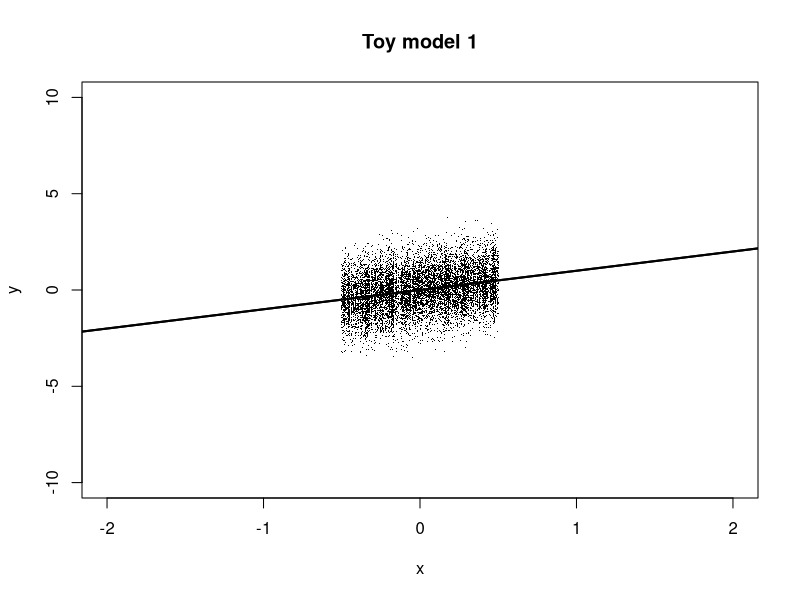

Generate this figure with R: (Note: a time limit stopped this script after it produced the figure.)
############
## Theory for mispecified
############


bt <- 1
ffun <- function(v) {
  bt * v
}
xs <- runif(1e6) - .5
ys <- ffun(xs)
sigma2_x <- 1
sigma2_eps <- 1
library(class)

pdf("paper/toy3c_plot.pdf")
xgrid <- seq(-3, 3, .01)
xs <- rep(runif(1000) - .5, each = 10)
ys <- ffun(xs) + rnorm(length(xs))
plot(xs, ys, xlab = "x", ylab = "y", pch = ".", cex = 1, xlim = c(-2, 2), ylim = c(-10, 10))
lines(xgrid, ffun(xgrid), lwd = 2)
title("Toy model 1")
abline(0, bt, lwd = 2)
dev.off()

## empirical misclassification rate
simulate <- function(al, k_cl, n_trials, seed = 0) {
  set.seed(seed)
  mrs <- numeric(n_trials)
  for (i in 1:n_trials) {
    xs <- 3 * (runif(k_cl) - .5)
    ys <- ffun(xs) + rnorm(k_cl, 0, sqrt(sigma2_eps))
    yhats <- xs * al
    te_cl <- knn(t(t(yhats)), t(t(ys)), 1:k_cl, k = 1)
    mr <- sum(te_cl != 1:k_cl)/k_cl
    mrs[i] <- mr
  }
  mrs 
}


bts <- seq(0.98, 1.02, 0.02)
bts

#mc2 <- sapply(bts, function(bt) mean(simulate(bt, 2, 1e4)))
mc3 <- sapply(bts, function(bt) mean(simulate(bt, 3, 1e6)))
#mc5 <- sapply(bts, function(bt) mean(simulate(bt, 5, 1e4)))
#mc10 <- sapply(bts, function(bt) mean(simulate(bt, 10, 1e4)))
mc20 <- sapply(bts, function(bt) mean(simulate(bt, 20, 1e6)))
mc40 <- sapply(bts, function(bt) mean(simulate(bt, 40, 1e3)))
#mc80 <- sapply(bts, function(bt) mean(simulate(bt, 80, 1e3)))
min3 <-bts[mc3 == min(mc3)]
min20 <-bts[mc20 == min(mc20)]
min40 <-bts[mc40 == min(mc40)]

min3

#min2 <-bts[mc3 == min(mc3)]

pdf("paper/toy3c_plot.pdf")
xgrid <- seq(-2, 2, .01)
xs <- 3 * rep(runif(1000) - .5, each = 10)
ys <- ffun(xs) + rnorm(length(xs))
plot(xs, ys, xlab = "x", ylab = "y", pch = ".", cex = 1, xlim = c(-2, 2), ylim = c(-4, 4))
#lines(xgrid, ffun(xgrid), lwd = 2)
title("Toy model 1: Uniform")
abline(0, bt, col = "blue", lty = 3, lwd = 2)
abline(0, min3, col = "red", lty = 2, lwd = 2)
abline(0, min20, col = "red", lty = 2, lwd = 3)
legend(1, -2.5, 
       c(expression(paste(x, beta)), 
         expression(paste(x, beta[3])), expression(paste(x, beta[20]))),
       lty = c(3, 2, 2), col = c("blue", "red", "red"),
       lwd = c(2, 2, 3))
dev.off()

min2 <-bts[mc2 == min(mc2)]
plot(bts, mc2, type = "o",
     ylim = c(0, 1), xlab = expression(hat(beta)), ylab = "Misclassification")
abline(v = min2, lty = 3, col = "red")


pdf("paper/toy3a_l3.pdf")
plot(bts, mc3, type = "o",
     ylim = c(0.3, 1), xlab = expression(hat(beta)), ylab = "Misclassification")
title("3 test classes")
#abline(v = bt0, lty = 3, col = "blue")
abline(v = min3, lty = 3, col = "red")
#text(bt0 + 0.5, 0.35, expression(hat(beta)[LS]), col = "blue", cex = 2)
text(min3 - 0.1, 0.35, expression(hat(beta)[3]), col = "red", cex = 2)
dev.off()

pdf("paper/toy3a_l20.pdf")
min20 <-bts[mc20 == min(mc20)]
plot(bts, mc20, type = "o",
     ylim = c(0.3, 1), xlab = expression(hat(beta)), ylab = "Misclassification")
title("20 test classes")
abline(v = bt0, lty = 3, col = "blue")
abline(v = min20, lty = 3, col = "red")
#text(0.5, 0.35, expression(hat(beta)[LS]), col = "blue", cex = 2)
text(min20 - 0.1, 0.35, expression(hat(beta)[20]), col = "red", cex = 2)
dev.off()




plot(bts, mc10, type = "o")
plot(bts, mc20, type = "o")

plot(bts, mc40, type = "o")
plot(bts, mc80, type = "o")

plot(bts, mc3, type = "o")
plot(bts, mc5, type = "o")
plot(bts, mc10, type = "o")
plot(bts, mc20, type = "o")

## loss functions


dels <- -100:100/100

pdf("paper/loss_se.pdf")
plot(dels, dels^2, ylab = "loss", xlab = expression(y-hat(y)), type = "l")
#title("Squared Error loss")
dev.off()

l2 <- 1-(1 - pnorm(sqrt(abs(dels))) + pnorm(-sqrt(abs(dels))))
l3 <- 1-(1 - pnorm(sqrt(abs(dels))) + pnorm(-sqrt(abs(dels))))^2
l5 <- 1-(1 - pnorm(sqrt(abs(dels))) + pnorm(-sqrt(abs(dels))))^4
l10 <- 1-(1 - pnorm(sqrt(abs(dels))) + pnorm(-sqrt(abs(dels))))^9
l20 <- 1-(1 - pnorm(sqrt(abs(dels))) + pnorm(-sqrt(abs(dels))))^19

pdf("paper/loss_2.pdf")
plot(dels, l2, ylab = "loss", xlab = expression(y-hat(y)), type = "l")
#title("Identification loss, L = 2")
dev.off()

pdf("paper/loss_3.pdf")
plot(dels, l3, ylab = "loss", xlab = expression(y-hat(y)), type = "l")
#title("Identification loss, L = 3")
dev.off()

pdf("paper/loss_10.pdf")
plot(dels, l10, ylab = "loss", xlab = expression(y-hat(y)), type = "l")
#title("Identification loss, L = 10")
dev.off()

pdf("paper/loss_20.pdf")
plot(dels, l20, ylab = "loss", xlab = expression(y-hat(y)), type = "l")
#title("Identification loss, L = 20")
dev.off()




xgrid <- seq(-3, 3, .01)
xs <- rep(rnorm(1000), each = 10)
ys <- ffun(xs) + rnorm(length(xs))

pdf("paper/plot_loss_sq.pdf")
plot(xs, ys, xlab = "", ylab = "", pch = ".", cex = 1, xlim = c(-2, 2), ylim = c(-10, 10), axes = FALSE)
#lines(xgrid, ffun(xgrid), lwd = 2)
#title("Toy model 2")
abline(0, bt0, col = "blue", lty = 3, lwd = 3)
dev.off()

pdf("paper/plot_loss_3.pdf")
plot(xs, ys, xlab = "", ylab = "", pch = ".", cex = 1, xlim = c(-2, 2), ylim = c(-10, 10), axes = FALSE)
#lines(xgrid, ffun(xgrid), lwd = 2)
#title("Toy model 2")
abline(0, min3, col = "red", lty = 2, lwd = 3)
dev.off()

pdf("paper/plot_loss_20.pdf")
plot(xs, ys, xlab = "", ylab = "", pch = ".", cex = 1, xlim = c(-2, 2), ylim = c(-10, 10), axes = FALSE)
#lines(xgrid, ffun(xgrid), lwd = 2)
#title("Toy model 2")
abline(0, min20, col = "red", lty = 2, lwd = 3)
dev.off()
